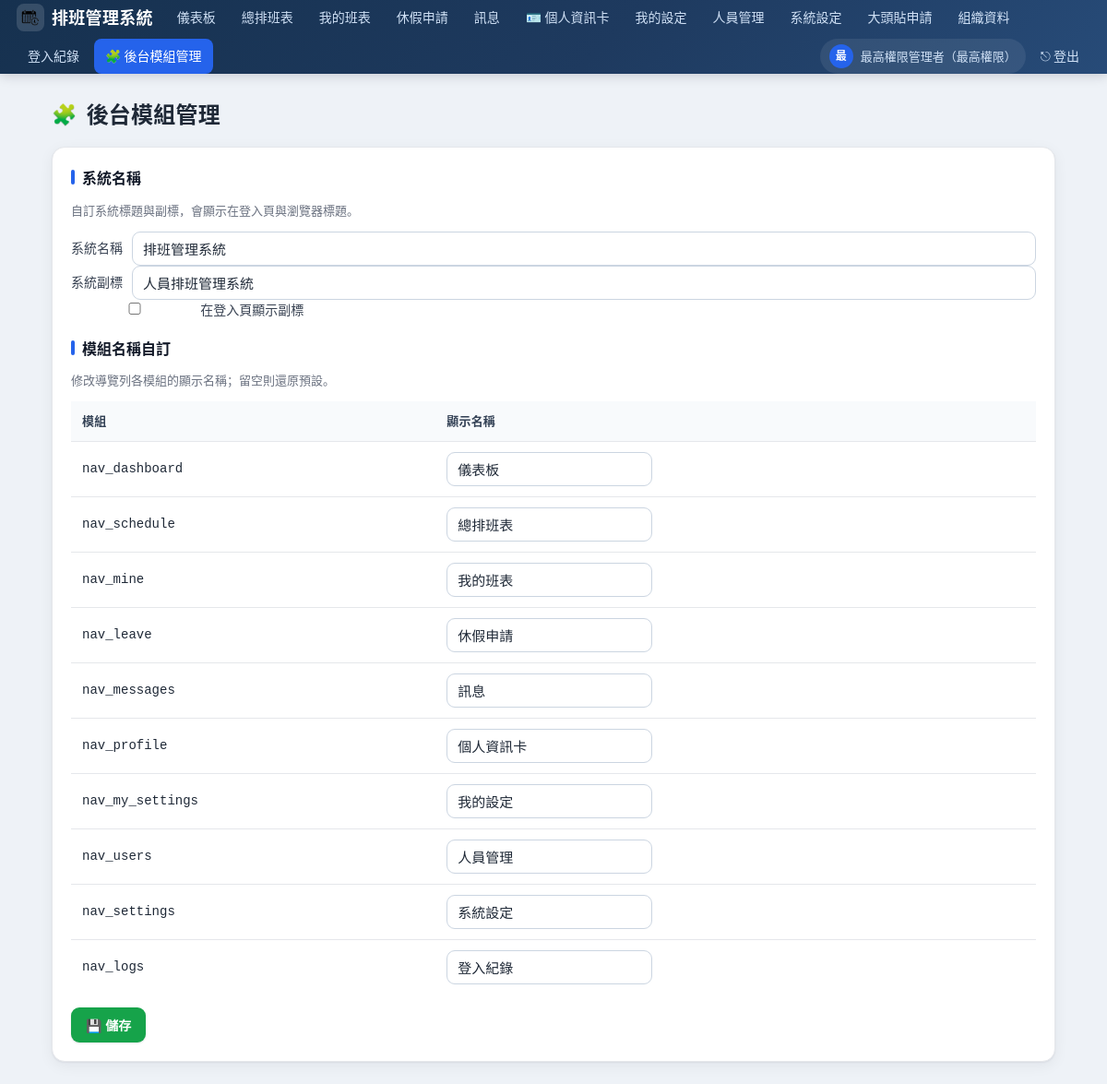
The page /admin/modules (signed in) on the database as committed earlier.
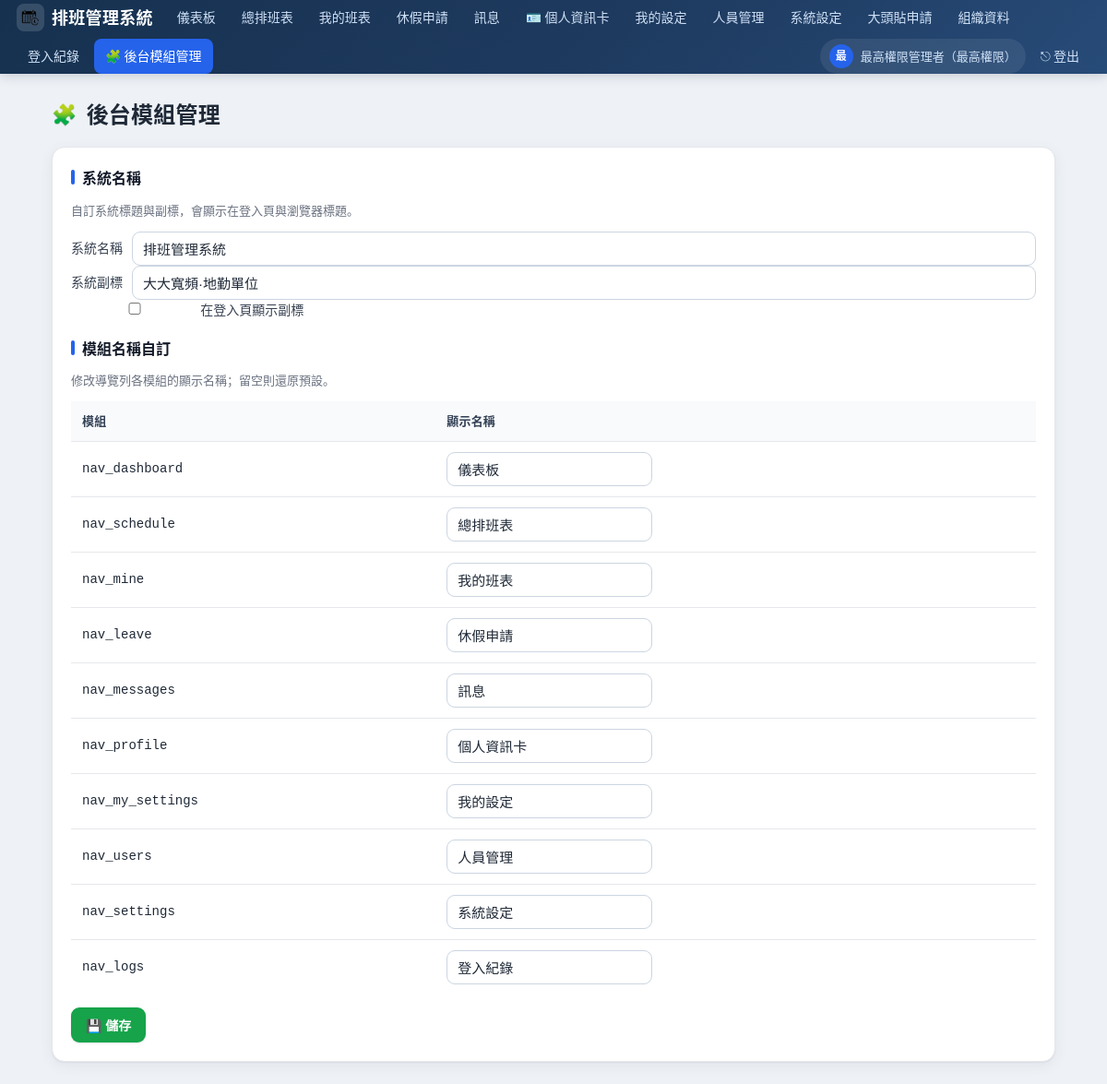
The same page on the database as committed later.
### tables this page shows
CREATE TABLE settings (
    key TEXT PRIMARY KEY,
    value TEXT
);

### app.py (the view, shortened to what this page needs)
@app.route("/admin/modules", methods=["GET", "POST"])
@login_required("superadmin")
def admin_modules():
    current = {
        "site_name": get_setting("site_name", "排班管理系統"),
        "site_sub": get_setting("site_sub", ""),
        "site_sub_on": get_setting("site_sub_on", "off") == "on",
    }
    modules = [(k, get_setting("module_name:" + k, d)) for k, d in MODULE_LABELS.items()]
    return render_template("admin_modules.html", current=current, modules=modules)

### app.py (called while the page is built)
def login_required(role=None):
    def deco(fn):
        @wraps(fn)
        def wrapper(*a, **kw):
            if "user_id" not in session:
                return redirect(url_for("login"))
            if role:
                allowed = role if isinstance(role, (list, tuple)) else [role]
                if session.get("role") not in allowed:
                    flash(t("need_admin", session.get("lang", "zh")), "warning")
                    return redirect(url_for("index"))
            return fn(*a, **kw)
        return wrapper
    return deco

@app.before_request
def _ensure_db():
    if not hasattr(app, "_db_ready"):
        init_db()
        app._db_ready = True

### i18n.py (called while the page is built)
def t(key, lang="zh"):
    entry = I18N.get(key)
    if not entry:
        return key
    return entry.get(lang) or entry.get("zh") or key

### models.py (called while the page is built)
def get_db():
    conn = sqlite3.connect(DB_PATH)
    conn.row_factory = sqlite3.Row
    conn.execute("PRAGMA foreign_keys = ON")
    return conn

def get_setting(key, default=None):
    conn = get_db()
    row = conn.execute("SELECT value FROM settings WHERE key=?", (key,)).fetchone()
    conn.close()
    return row["value"] if row else default

### templates/admin_modules.html
{% extends "base.html" %}
{% block content %}
<div class="page-head"><h1><span class="ico">🧩</span>{{ T('nav_modules') }}</h1></div>
<div class="card">
  <h2>{{ T('site_identity') }}</h2>
  <p class="muted">{{ T('site_identity_hint') }}</p>
  <form method="post">
    <div class="form-row">
      <label>{{ T('site_name_label') }}</label>
      <input name="site_name" value="{{ current.site_name }}" maxlength="40">
    </div>
    <div class="form-row">
      <label>{{ T('site_sub_label') }}</label>
      <input name="site_sub" value="{{ current.site_sub }}" maxlength="60">
    </div>
    <div class="form-row">
      <label><input type="checkbox" name="site_sub_on" {% if current.site_sub_on %}checked{% endif %}> {{ T('site_sub_show') }}</label>
    </div>
    <h2 style="margin-top:18px;">{{ T('module_rename') }}</h2>
    <p class="muted">{{ T('module_rename_hint') }}</p>
    <table>
      <thead><tr><th>{{ T('module_key') }}</th><th>{{ T('module_display') }}</th></tr></thead>
      <tbody>
      {% for key, name in modules %}
      <tr>
        <td><code>{{ key }}</code></td>
        <td><input name="module:{{ key }}" value="{{ name }}" maxlength="20" style="max-width:240px;"></td>
      </tr>
      {% endfor %}
      </tbody>
    </table>
    <div class="form-row" style="margin-top:14px;">
      <button class="btn btn-green" type="submit">💾 {{ T('save') }}</button>
    </div>
  </form>
</div>
{% endblock %}

Rows that differ between the two databases and show on the page:
changed settings: site_sub "人員排班管理系統" → "大大寬頻·地勤單位"
